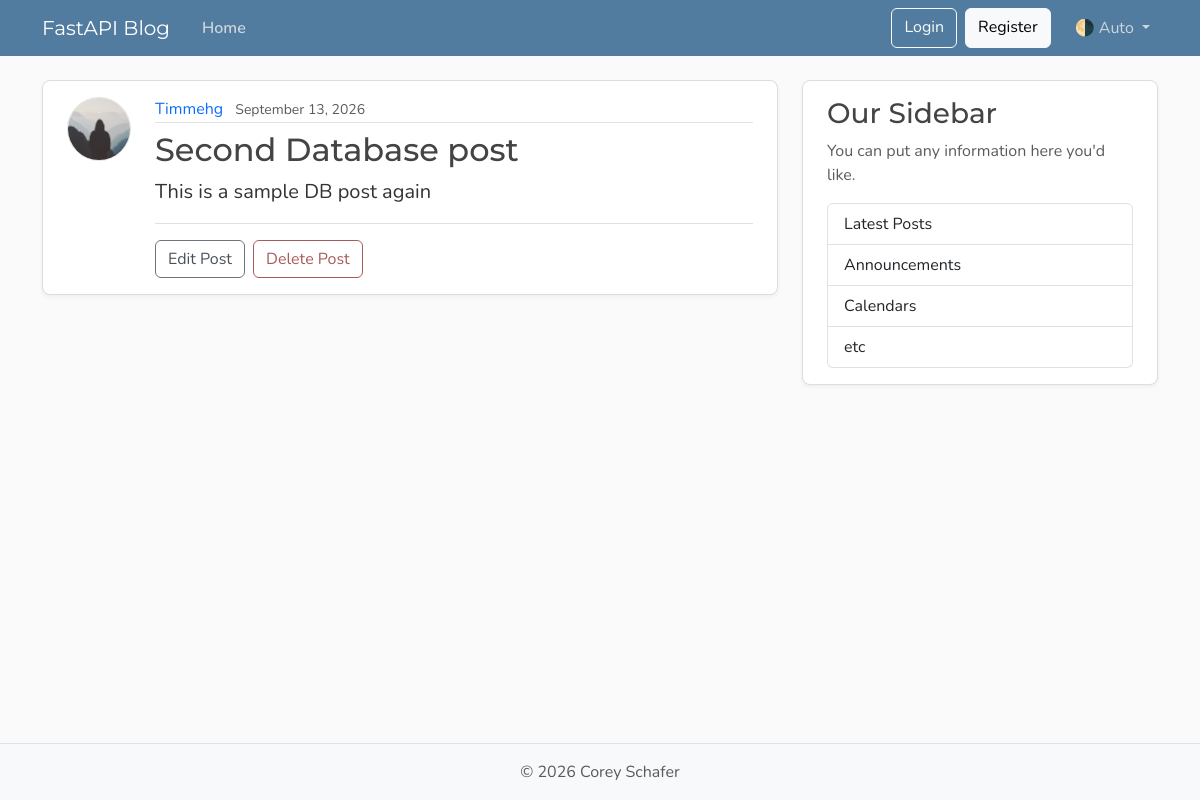
The app's page /posts/2, older data.
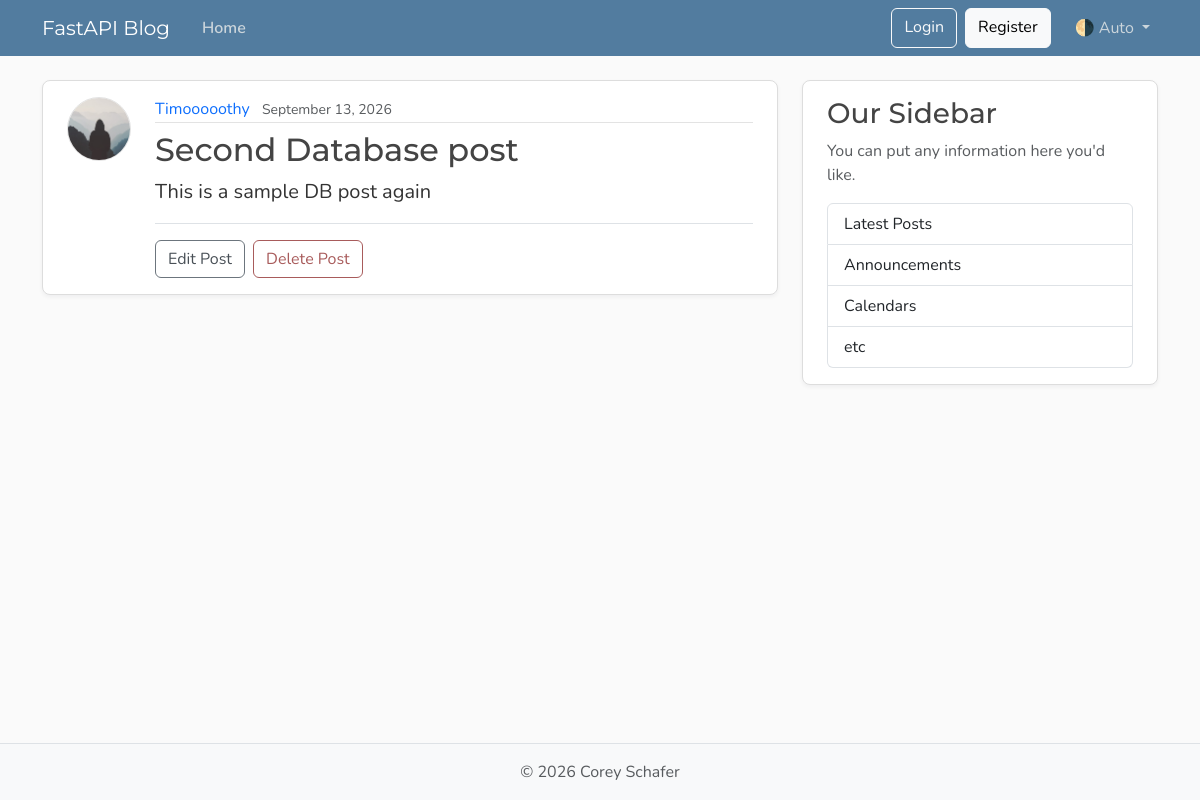
The same page, newer data.
### models.py (models this page shows, shortened)
class User(Base):
    __tablename__ = "users"
    id: Mapped[int] = mapped_column(Integer, primary_key=True, index=True)
    username: Mapped[str] = mapped_column(String(50), unique=True, nullable=False)
    email: Mapped[str] = mapped_column(String(120), unique=True, nullable=False)
    image_file: Mapped[str | None] = mapped_column(
        String(200),
        nullable=True,
        default=None,
    )
    posts: Mapped[list[Post]] = relationship(back_populates="author", cascade = "all, delete-orphan")

### main.py (the view)
@app.get("/posts/{post_id}", include_in_schema=False)
def post_page(request: Request, post_id: int, db: Annotated[Session, Depends(get_db)]):
    result = db.execute(select(models.Post).where(models.Post.id == post_id))
    post = result.scalars().first()
    if post:
        title = post.title[:50]
        return templates.TemplateResponse(
            request,
            "post.html",
            {"post": post, "title": title},
        )
    raise HTTPException(status_code=status.HTTP_404_NOT_FOUND, detail="Post not found")

### templates/post.html (shortened to what this page needs)
{% extends "layout.html" %}
{% block content %}
  <article class="content-section py-3 px-4 mb-4">
    <div class="d-flex align-items-start gap-4">
      <img class="rounded-circle article-img flex-shrink-0"
           src="{{ post.author.image_path }}"
           alt="{{ post.author.username }}'s profile picture"
           width="64"
           height="64"
           loading="lazy">
      <div class="flex-grow-1">
        <div class="article-metadata mb-2">
          <a class="me-2"
             href="{{ url_for("user_posts", user_id=post.author.id) }}">{{ post.author.username }}</a>
          <small class="text-body-secondary">{{ post.date_posted.strftime("%B %d, %Y") }}</small>
        </div>
        <h2 class="article-title">{{ post.title }}</h2>
        <p class="article-content">{{ post.content }}</p>
        <div class="post-actions mt-3 pt-3 border-top">
          <a class="btn btn-outline-secondary me-1" href="#">Edit Post</a>
          <button type="button"
                  class="btn btn-outline-danger"
                  data-bs-toggle="modal"
                  data-bs-target="#deleteModal">Delete Post</button>
        </div>
      </div>
    </div>
  </article>
{% endblock content %}

Row changes from the older to the newer data that the page shows:
changed User: author.username "Timmehg" → "Timooooothy"
